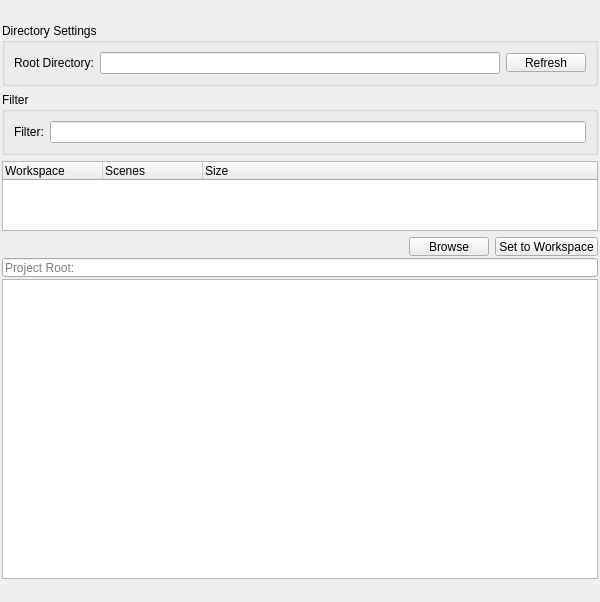
<?xml version="1.0" encoding="UTF-8"?>
<ui version="4.0">
 <class>QtUi</class>
 <widget class="QMainWindow" name="QtUi">
  <property name="geometry">
   <rect>
    <x>0</x>
    <y>0</y>
    <width>600</width>
    <height>500</height>
   </rect>
  </property>
  <property name="accessibleDescription">
   <string>Browse a folder tree of project workspaces and set the current one, or set up a project's root folder and file rules.</string>
  </property>
  <widget class="QWidget" name="central_widget">
   <layout class="QVBoxLayout" name="verticalLayout">
    <property name="spacing">
     <number>2</number>
    </property>
    <property name="leftMargin">
     <number>2</number>
    </property>
    <property name="topMargin">
     <number>2</number>
    </property>
    <property name="rightMargin">
     <number>2</number>
    </property>
    <property name="bottomMargin">
     <number>2</number>
    </property>
    <item>
     <widget class="Header" name="header" native="true">
      <property name="minimumSize">
       <size>
        <width>0</width>
        <height>19</height>
       </size>
      </property>
      <property name="maximumSize">
       <size>
        <width>16777215</width>
        <height>19</height>
       </size>
      </property>
      <property name="font">
       <font>
        <weight>75</weight>
        <bold>true</bold>
       </font>
      </property>
      <property name="text" stdset="0">
       <string>WORKSPACES</string>
      </property>
     </widget>
    </item>
    <item>
     <widget class="QWidget" name="grp_map">
      <layout class="QVBoxLayout" name="mapLayout">
       <property name="leftMargin">
        <number>0</number>
       </property>
       <property name="topMargin">
        <number>0</number>
       </property>
       <property name="rightMargin">
        <number>0</number>
       </property>
       <property name="bottomMargin">
        <number>0</number>
       </property>
       <item>
        <widget class="QGroupBox" name="groupBox">
         <property name="title">
          <string>Directory Settings</string>
         </property>
         <layout class="QHBoxLayout" name="horizontalLayout">
          <item>
           <widget class="QLabel" name="label">
            <property name="text">
             <string>Root Directory:</string>
            </property>
           </widget>
          </item>
          <item>
           <widget class="LineEdit" name="txt000">
            <property name="toolTip">
             <string>Root directory to search for workspaces</string>
            </property>
           </widget>
          </item>
          <item>
           <widget class="QPushButton" name="b002">
            <property name="maximumSize">
             <size>
              <width>16777215</width>
              <height>19</height>
             </size>
            </property>
            <property name="minimumSize">
             <size>
              <width>0</width>
              <height>19</height>
             </size>
            </property>
            <property name="text">
             <string>Refresh</string>
            </property>
            <property name="toolTip">
             <string>Refresh workspace list</string>
            </property>
           </widget>
          </item>
         </layout>
        </widget>
       </item>
       <item>
        <widget class="QGroupBox" name="groupBox_2">
         <property name="title">
          <string>Filter</string>
         </property>
         <layout class="QHBoxLayout" name="horizontalLayout_2">
          <item>
           <widget class="QLabel" name="label_2">
            <property name="text">
             <string>Filter:</string>
            </property>
           </widget>
          </item>
          <item>
           <widget class="QLineEdit" name="txt001">
            <property name="toolTip">
             <string>Filter workspace names</string>
            </property>
           </widget>
          </item>
         </layout>
        </widget>
       </item>
       <item>
        <widget class="TreeWidget" name="tree000">
         <property name="toolTip">
          <string>Available workspaces organized by directory</string>
         </property>
         <column>
          <property name="text">
           <string>Workspace</string>
          </property>
         </column>
         <column>
          <property name="text">
           <string>Scenes</string>
          </property>
         </column>
         <column>
          <property name="text">
           <string>Size</string>
          </property>
         </column>
        </widget>
       </item>
       <item>
        <layout class="QHBoxLayout" name="horizontalLayout_3">
         <item>
          <spacer name="horizontalSpacer">
           <property name="orientation">
            <enum>Qt::Horizontal</enum>
           </property>
           <property name="sizeHint" stdset="0">
            <size>
             <width>40</width>
             <height>19</height>
            </size>
           </property>
          </spacer>
         </item>
         <item>
          <widget class="QPushButton" name="b000">
           <property name="maximumSize">
            <size>
             <width>16777215</width>
             <height>19</height>
            </size>
           </property>
           <property name="minimumSize">
            <size>
             <width>0</width>
             <height>19</height>
            </size>
           </property>
           <property name="text">
            <string>Browse</string>
           </property>
           <property name="toolTip">
            <string>Browse for root directory</string>
           </property>
          </widget>
         </item>
         <item>
          <widget class="QPushButton" name="b001">
           <property name="maximumSize">
            <size>
             <width>16777215</width>
             <height>19</height>
            </size>
           </property>
           <property name="minimumSize">
            <size>
             <width>0</width>
             <height>19</height>
            </size>
           </property>
           <property name="text">
            <string>Set to Workspace</string>
           </property>
           <property name="toolTip">
            <string>Set the root to the current workspace's folder</string>
           </property>
          </widget>
         </item>
        </layout>
       </item>
      </layout>
     </widget>
    </item>
    <item>
     <widget class="QWidget" name="grp_editor">
      <property name="requires" stdset="0">
       <string>blender</string>
      </property>
      <property name="minimumSize">
       <size>
        <width>420</width>
        <height>0</height>
       </size>
      </property>
      <layout class="QVBoxLayout" name="editorLayout">
       <property name="spacing">
        <number>2</number>
       </property>
       <property name="leftMargin">
        <number>0</number>
       </property>
       <property name="topMargin">
        <number>0</number>
       </property>
       <property name="rightMargin">
        <number>0</number>
       </property>
       <property name="bottomMargin">
        <number>0</number>
       </property>
       <item>
        <widget class="LineEdit" name="txt002">
         <property name="minimumSize">
          <size>
           <width>0</width>
           <height>19</height>
          </size>
         </property>
         <property name="maximumSize">
          <size>
           <width>16777215</width>
           <height>19</height>
          </size>
         </property>
         <property name="toolTip">
          <string>The project root folder. An existing workspace loads its rules; a fresh path shows the active template, and the project is created the moment a rule is edited.

The ▸ buttons browse for the root and open it in the file browser.</string>
         </property>
         <property name="placeholderText">
          <string>Project Root:</string>
         </property>
        </widget>
       </item>
       <item>
        <widget class="TableWidget" name="tbl000">
         <property name="minimumSize">
          <size>
           <width>0</width>
           <height>300</height>
          </size>
         </property>
         <property name="toolTip">
          <string>Project file rules: a rule mapped to a location (project-relative unless absolute). Double-click a location cell to edit — changes save to workspace.mel immediately.

The row icons reset a rule to its template default or remove it; the header menu adds rules and switches Nice Names ↔ File Rules.</string>
         </property>
        </widget>
       </item>
      </layout>
     </widget>
    </item>
    <item>
     <widget class="Footer" name="footer" native="true">
      <property name="minimumSize">
       <size>
        <width>0</width>
        <height>19</height>
       </size>
      </property>
      <property name="maximumSize">
       <size>
        <width>16777215</width>
        <height>19</height>
       </size>
      </property>
     </widget>
    </item>
   </layout>
  </widget>
 </widget>
 <customwidgets>
  <customwidget>
   <class>Header</class>
   <extends>QWidget</extends>
   <header>uitk.widgets.header</header>
  </customwidget>
  <customwidget>
   <class>Footer</class>
   <extends>QWidget</extends>
   <header>uitk.widgets.footer</header>
  </customwidget>
  <customwidget>
   <class>LineEdit</class>
   <extends>QLineEdit</extends>
   <header>uitk.widgets.lineEdit</header>
  </customwidget>
  <customwidget>
   <class>TreeWidget</class>
   <extends>QTreeWidget</extends>
   <header>uitk.widgets.treeWidget</header>
  </customwidget>
  <customwidget>
   <class>TableWidget</class>
   <extends>QTableWidget</extends>
   <header>uitk.widgets.tableWidget</header>
  </customwidget>
 </customwidgets>
 <resources/>
 <connections/>
</ui>
